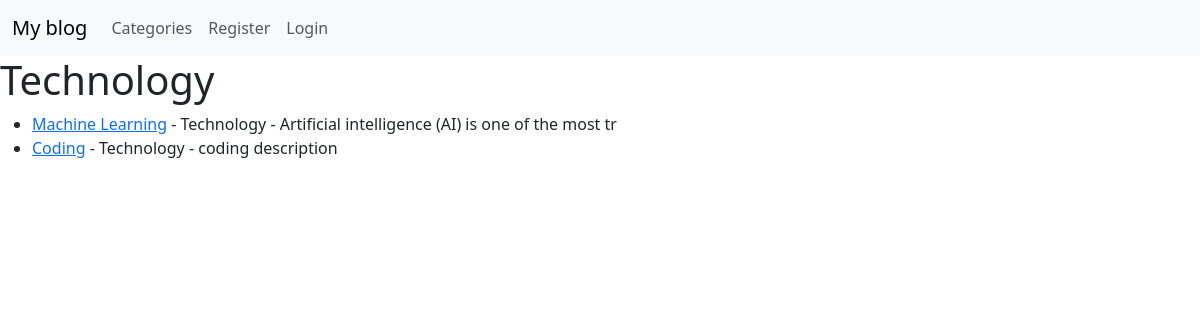
The page /category/Technology/ on the database its author committed.
### blog/models.py (models this page shows, shortened)
class Post(models.Model):
    title = models.CharField(max_length=255)
    title_tag = models.CharField(max_length=255)
    author = models.ForeignKey(User, on_delete=models.CASCADE)
    body = models.TextField()
    post_date = models.DateField(auto_now_add=True)
    category = models.CharField(max_length=255)
    likes = models.ManyToManyField(User, related_name='blog_posts')

### blog/views.py (the view)
# urls.py: path('category/<str:categoryblog>/', CategoryView, name='category'),
def CategoryView(request, categoryblog):
    category_posts = Post.objects.filter(category=categoryblog.replace('-', ' '))
    return render(request, 'categories.html', {'categoryblog':categoryblog.title().replace('-', ' '), 'category_posts':category_posts})

### blog/templates/categories.html (shortened to what this page needs)
{% extends 'base.html' %}
{% block content %}
    {% if category_posts %}
        <h1>{{ categoryblog }}</h1>
        <ul>
            {% for post in category_posts %}
                <li><a href="{% url 'article_detail' post.pk %}">{{ post.title}}</a> - {{ post.category }} - {{ post.author.first_name }}
                {{ post.body|slice:":50 " }}
            </li>
            {% endfor %}
        </ul>
    {% else %}
        <h2>Sorry We couldn't find the category...</h2>
    {% endif %}
{% endblock %}

### rows shown on the page
Post: title "Machine Learning", category "Technology", body "Artificial intelligence (AI) is one of the most tr"
Post: title "Coding", category "Technology", body "coding description"

### other values the page prints
{{ categoryblog }} "Technology"
